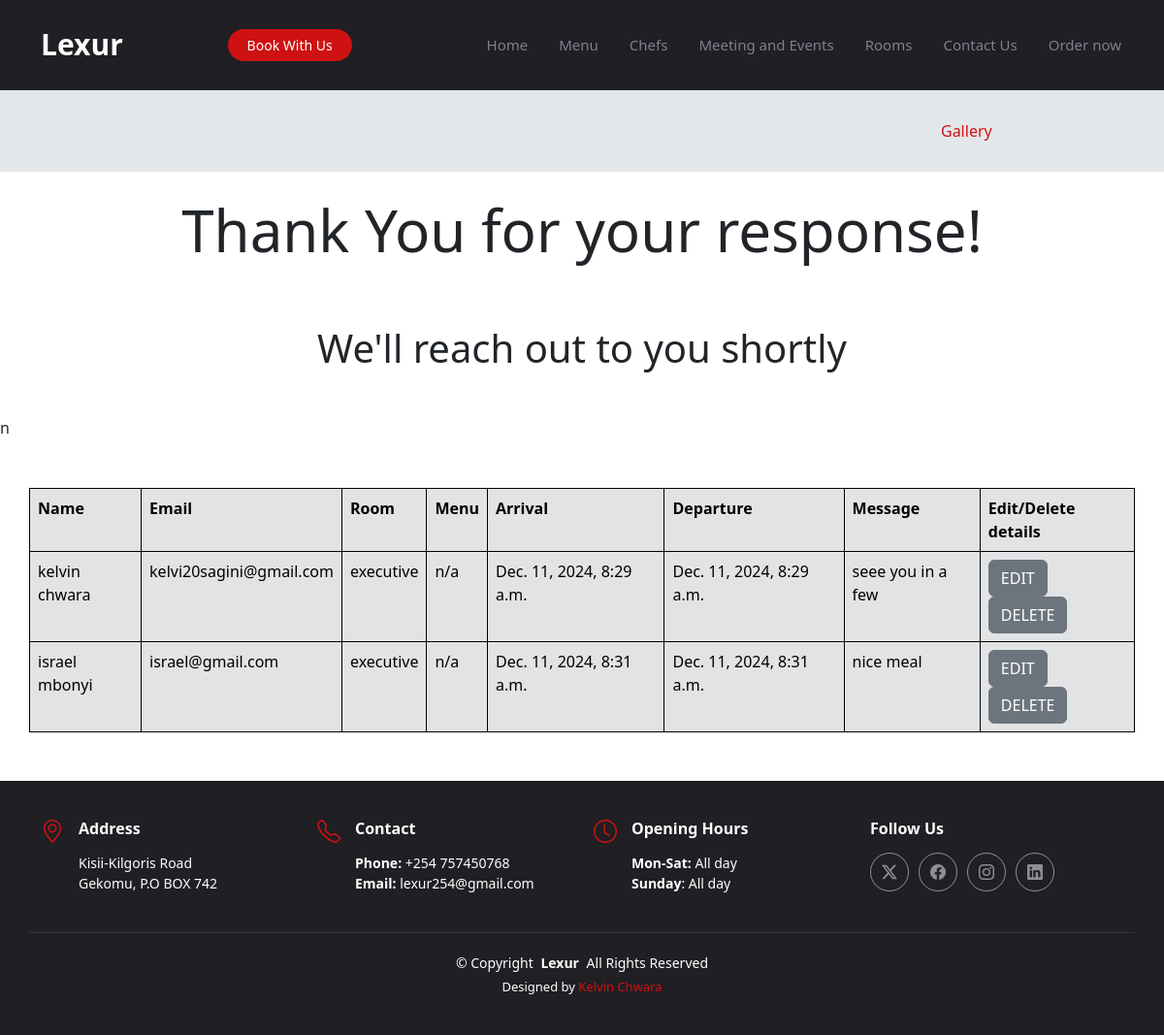
/bookingdetails/, run on the app's committed database.
### lexurapp/models.py (models this page shows, shortened)
class Book(models.Model):
    name=models.CharField(max_length=100)
    email=models.EmailField(max_length=100)
    room=models.CharField(max_length=100)
    menu=models.CharField(max_length=100 )
    arrival=models.DateTimeField()
    departure=models.DateTimeField()
    message=models.CharField(max_length=100)

### lexurapp/views.py (the view)
# urls.py: path('bookingdetails/', views.bookingdetails, name='bookingdetails'),
def bookingdetails(request):
    allbook = Book.objects.all()
    return render(request, 'bookingdetails.html', {'book': allbook})

### templates/bookingdetails.html (shortened to what this page needs)
{% extends 'starter-page.html' %}
{% block body %}
    <h1 class="text-center p-4" style="font-size: 60px">Thank You for your response!</h1>
    <p class="text-center p-4" style="font-size: 40px">We'll reach  out to you shortly</p>n
    <table class="table table-bordered table-secondary border-black container" style="margin-top: 50px;margin-bottom: 50px; padding-top: 50px">
    <tr>
        <th>Name</th>
        <th>Email</th>
        <th>Room</th>
        <th>Menu</th>
        <th>Arrival</th>
        <th>Departure</th>
        <th>Message</th>
        <th>Edit/Delete details</th>
    </tr>
    {% for x in book %}
        <tr>
            <td>{{ x.name }}</td>
            <td>{{ x.email }}</td>
            <td>{{ x.room }}</td>
            <td>{{ x.menu }}</td>
            <td>{{ x.arrival }}</td>
            <td>{{ x.departure }}</td>
            <td>{{ x.message }}</td>
            <td>
                <a href="{% url 'edit' x.id %}" class="btn btn-secondary">EDIT</a>
                <a href="{% url 'delete_room' x.id %}" class="btn btn-secondary">DELETE</a>
            </td>
        </tr>
    {% endfor %}
    </table>
{% endblock %}

### templates/starter-page.html (shortened to what this page needs)
{% load static %}
<!DOCTYPE html>
<html lang="en">
<head>
  <link href="{% static 'assets/vendor/bootstrap/css/bootstrap.min.css' %}" rel="stylesheet">
  <link href="{% static 'assets/vendor/bootstrap-icons/bootstrap-icons.css' %}" rel="stylesheet">
  <link href="{% static 'assets/vendor/aos/aos.css' %}" rel="stylesheet">
  <link href="{% static 'assets/vendor/glightbox/css/glightbox.min.css' %}" rel="stylesheet">
  <link href="{% static 'assets/vendor/swiper/swiper-bundle.min.css' %}" rel="stylesheet">
  <link href="{% static 'assets/css/main.css' %}" rel="stylesheet">
</head>
<body class="starter-page-page">
  <header  id="header" class="header d-flex align-items-center sticky-top dark-background ">
    <div class="container position-relative d-flex align-items-center justify-content-between">
      <a href="index.html" class="logo d-flex align-items-center me-auto me-xl-0">
        <h1 class="sitename">Lexur</h1>
      </a>
      <nav id="navmenu" class="navmenu">
        <ul>
          <li><a href="{% url 'index' %}">Home<br></a></li>
          <li><a href="{% url 'menu' %}">Menu</a></li>
          <li><a href="{% url 'chef' %}">Chefs</a></li>
          <li><a href="{% url 'events' %}">Meeting and Events</a></li>
            <li><a href="{% url 'rooms' %}">Rooms</a></li>
          <li><a href="{% url 'contact' %}">Contact Us</a></li>
          <li><a href="{% url 'order' %}">Order now</a></li>
        </ul>
      </nav>
      <a  class="btn-getstarted" href="{% url 'book' %}">Book With Us</a>
    </div>
  </header>
  <div class="full-width-div" style="background-color: #e4e7ea; ">
  <div class="d-flex justify-content-end b" >
          <a href="{% url 'gallery' %}" class=" btn-primary rounded-pill " style="width: 200px; margin: 30px; "> Gallery</a>
      </div>
</div>
  <main class="main" >
   {% block body %}
   {% endblock %}
  </main>
  <footer id="footer" class="footer dark-background">
    <div class="container">
      <div class="row gy-3">
        <div class="col-lg-3 col-md-6 d-flex">
          <i class="bi bi-geo-alt icon"></i>
          <div class="address">
            <h4>Address</h4>
            <p>Kisii-Kilgoris Road</p>
            <p>Gekomu, P.O BOX 742</p>
          </div>
        </div>
        <div class="col-lg-3 col-md-6 d-flex">
          <i class="bi bi-telephone icon"></i>
          <div>
            <h4>Contact</h4>
            <p>
              <strong>Phone:</strong> <span>+254 757450768</span><br>
              <strong>Email:</strong> <span>lexur254@gmail.com</span><br>
            </p>
          </div>
        </div>
        <div class="col-lg-3 col-md-6 d-flex">
          <i class="bi bi-clock icon"></i>
          <div>
            <h4>Opening Hours</h4>
            <p>
              <strong>Mon-Sat:</strong> <span>All day</span><br>
              <strong>Sunday</strong>: <span>All day</span>
            </p>
          </div>
        </div>
        <div class="col-lg-3 col-md-6">
          <h4>Follow Us</h4>
          <div class="social-links d-flex">
            <a href="#" class="twitter"><i class="bi bi-twitter-x"></i></a>
            <a href="#" class="facebook"><i class="bi bi-facebook"></i></a>
            <a href="#" class="instagram"><i class="bi bi-instagram"></i></a>
            <a href="#" class="linkedin"><i class="bi bi-linkedin"></i></a>
          </div>
        </div>
      </div>
    </div>
    <div class="container copyright text-center mt-4">
      <p>© <span>Copyright</span> <strong class="px-1 sitename">Lexur</strong> <span>All Rights Reserved</span></p>
      <div class="credits">
        Designed by <a href="Kelvin Chwara">Kelvin Chwara</a>
      </div>
    </div>
  </footer>
</body>
</html>

### static/assets/css/main.css (style rules this page uses)
:root { --default-font: "Roboto", system-ui, -apple-system, "Segoe UI", Roboto, "Helvetica Neue", Arial, "Noto Sans", "Liberation Sans", sans-serif, "Apple Color Emoji", "Segoe UI Emoji", "Segoe UI Symbol", "Noto Color Emoji"; --heading-font: "Amatic SC", sans-serif; --nav-font: "Inter", sans-serif; }
:root { --background-color: #ffffff; --default-color: #212529; --heading-color: #37373f; --accent-color: #ce1212; --surface-color: #ffffff; --contrast-color: #ffffff; }
:root { --nav-color: #7f7f90; --nav-hover-color: #ce1212; --nav-mobile-background-color: #ffffff; --nav-dropdown-background-color: #ffffff; --nav-dropdown-color: #7f7f90; --nav-dropdown-hover-color: #ce1212; }
.dark-background { --background-color: #1f1f24; --default-color: #ffffff; --heading-color: #ffffff; --surface-color: #37373f; --contrast-color: #ffffff; }
:root { scroll-behavior: smooth; }
body { color: var(--default-color); background-color: var(--background-color); }
a { color: var(--accent-color); text-decoration: none; transition: 0.3s; }
.header { color: var(--default-color); background-color: var(--background-color); padding: 20px 0; transition: all 0.5s; z-index: 997; }
.header .logo { line-height: 1; }
.header .logo h1 { font-size: 30px; margin: 0; font-weight: 700; color: var(--heading-color); }
.header .btn-getstarted, .header .btn-getstarted:focus { color: var(--contrast-color); background: var(--accent-color); font-size: 14px; padding: 8px 26px; margin: 0; border-radius: 50px; transition: 0.3s; }
@media (max-width: 1200px) { .header .logo { order: 1; } }
@media (max-width: 1200px) { .header .btn-getstarted { order: 2; margin: 0 15px 0 0; padding: 6px 20px; } }
@media (max-width: 1200px) { .header .navmenu { order: 3; } }
@media (min-width: 1200px) { .navmenu { padding: 0; } }
@media (min-width: 1200px) { .navmenu ul { margin: 0; padding: 0; display: flex; list-style: none; align-items: center; } }
@media (min-width: 1200px) { .navmenu li { position: relative; } }
@media (min-width: 1200px) { .navmenu>ul>li { white-space: nowrap; padding: 15px 14px; } }
@media (min-width: 1200px) { .navmenu>ul>li:last-child { padding-right: 0; } }
@media (min-width: 1200px) { .navmenu a, .navmenu a:focus { color: var(--nav-color); font-size: 15px; padding: 0 2px; font-weight: 500; display: flex; align-items: center; justify-content: space-between; white-space: nowrap; transition: 0.3s; position: relative; } }
@media (min-width: 1200px) { .navmenu>ul>li>a:before { content: ""; position: absolute; height: 2px; bottom: -6px; left: 0; background-color: var(--nav-hover-color); visibility: hidden; width: 0px; transition: all 0.3s ease-in-out 0s; } }
.footer { --heading-font: var(--default-font); color: var(--default-color); background-color: var(--background-color); font-size: 14px; padding: 40px 0; position: relative; }
.footer .icon { color: var(--accent-color); margin-right: 15px; font-size: 24px; line-height: 0; }
.footer h4 { font-size: 16px; font-weight: 700; margin-bottom: 15px; }
.footer .address p { margin-bottom: 0px; }
.footer .social-links a { display: flex; align-items: center; justify-content: center; width: 40px; height: 40px; border-radius: 50%; border: 1px solid color-mix(in srgb, var(--default-color), transparent 50%); font-size: 16px; color: color-mix(in srgb, var(--default-color), transparent 50%); margin-right: 10px; transition: 0.3s; }
.footer .copyright { padding-top: 20px; border-top: 1px solid color-mix(in srgb, var(--default-color), transparent 90%); }
.footer .copyright p { margin-bottom: 0; }
.footer .credits { margin-top: 5px; font-size: 13px; }

### data on the page
Book: name "kelvin chwara", email "kelvi20sagini@gmail.com", room "executive", menu "n/a", arrival "Dec. 11, 2024, 8:29 a.m.", departure "Dec. 11, 2024, 8:29 a.m.", message "seee you in a few"
Book: name "israel mbonyi", email "israel@gmail.com", room "executive", menu "n/a", arrival "Dec. 11, 2024, 8:31 a.m.", departure "Dec. 11, 2024, 8:31 a.m.", message "nice meal"
